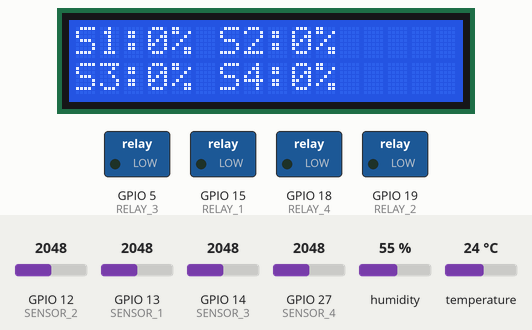
Simulated run of this sketch. Board: ESP32. Shown: 16×2 character LCD, switched loads named in the sketch (green lamp = pin HIGH). Inputs (shaded band) come from the test bench; at power-on: GPIO 12 (SENSOR_2) = 2048, GPIO 13 (SENSOR_1) = 2048, GPIO 14 (SENSOR_3) = 2048, GPIO 27 (SENSOR_4) = 2048, humidity 55 %, temperature 24 °C.

Above: at 2.2 s.
2.3 s: GPIO 12 (SENSOR_2) set to 1825
15.3 s: GPIO 12 (SENSOR_2) set to 1721
At 16.5 s:
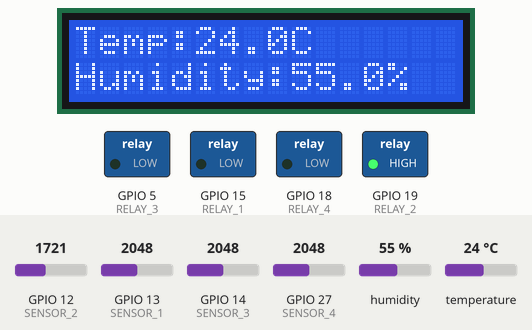
28.3 s: GPIO 13 (SENSOR_1) set to 1969
At 31.7 s:
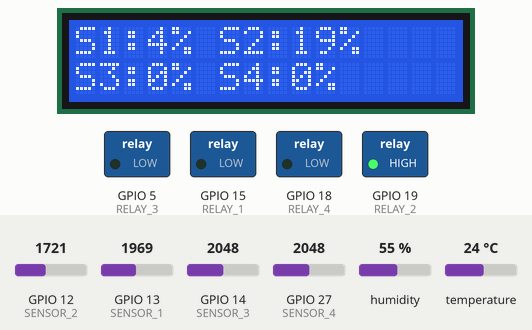
35.0 s: GPIO 13 (SENSOR_1) set to 1886
At 36.2 s:
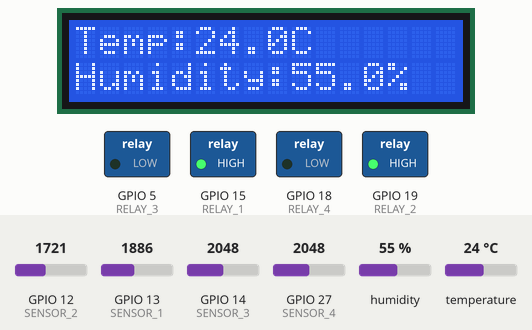
47.1 s: GPIO 14 (SENSOR_3) set to 1958
At 50.0 s:
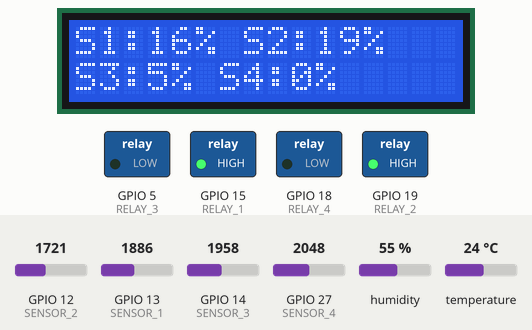
53.2 s: GPIO 14 (SENSOR_3) set to 1862
At 54.0 s:
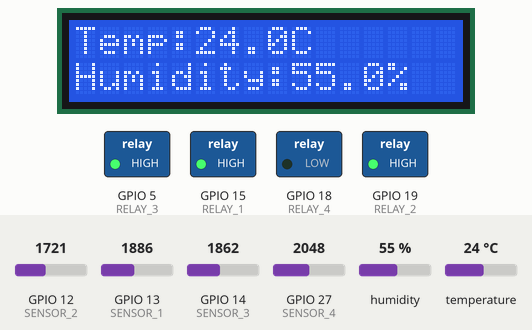
Timing chart, 0 to 56.2 s (numbered marks = the images above; inputs shaded):
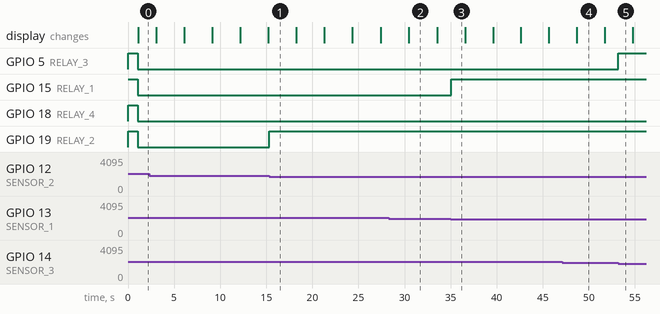

The sketch:

pump_automation_status_display.ino
```cpp
#include <Wire.h>
#include <LiquidCrystal_I2C.h>
#include <Adafruit_Sensor.h>
#include <DHT.h>
#include <DHT_U.h>

// Define the sensor pins
#define SENSOR_1 13
#define SENSOR_2 12
#define SENSOR_3 14
#define SENSOR_4 27
#define DHTPIN 4  // DHT22 sensor connected to D4
#define DHTTYPE DHT22

// Define the relay pins (active low)
#define RELAY_1 15
#define RELAY_2 19
#define RELAY_3 5
#define RELAY_4 18

// Moisture thresholds
const int dryThresholds[] = {2000, 1800, 2000, 2000};
const int wetThresholds[] = {1300, 1400, 1200, 1500};

// Moisture percentages
int moisturePercentage1 = 0;
int moisturePercentage2 = 0;
int moisturePercentage3 = 0;
int moisturePercentage4 = 0;

// DHT22 sensor
DHT dht(DHTPIN, DHTTYPE);
float temperature = 0.0;
float humidity = 0.0;

// LCD setup (I2C Address 0x27, 16 columns, 2 rows)
LiquidCrystal_I2C lcd(0x27, 16, 2);

// Timing variables
unsigned long lastUpdate = 0;
const int DISPLAY_INTERVAL = 3000; // 3 seconds for each display mode
bool showSoilData = true;

void setup() {
    Serial.begin(115200);
    dht.begin();

    // Initialize relays
    pinMode(RELAY_1, OUTPUT);
    pinMode(RELAY_2, OUTPUT);
    pinMode(RELAY_3, OUTPUT);
    pinMode(RELAY_4, OUTPUT);
    digitalWrite(RELAY_1, HIGH);
    digitalWrite(RELAY_2, HIGH);
    digitalWrite(RELAY_3, HIGH);
    digitalWrite(RELAY_4, HIGH);

    // Initialize LCD
    lcd.init();
    lcd.backlight();
    lcd.setCursor(0, 0);
    lcd.print("Initializing...");
    delay(1000);
    lcd.clear();
}

void loop() {
    unsigned long currentMillis = millis();

    // Read and process soil moisture data
    int sensorValue1 = analogRead(SENSOR_1);
    int sensorValue2 = analogRead(SENSOR_2);
    int sensorValue3 = analogRead(SENSOR_3);
    int sensorValue4 = analogRead(SENSOR_4);

    moisturePercentage1 = calculateMoisturePercentage(sensorValue1, 0);
    moisturePercentage2 = calculateMoisturePercentage(sensorValue2, 1);
    moisturePercentage3 = calculateMoisturePercentage(sensorValue3, 2);
    moisturePercentage4 = calculateMoisturePercentage(sensorValue4, 3);

    // Control the relays based on moisture levels
    controlRelay(RELAY_1, moisturePercentage1);
    controlRelay(RELAY_2, moisturePercentage2);
    controlRelay(RELAY_3, moisturePercentage3);
    controlRelay(RELAY_4, moisturePercentage4);

    // Read DHT22 sensor data
    if (currentMillis - lastUpdate >= DISPLAY_INTERVAL) {
        lastUpdate = currentMillis;
        showSoilData = !showSoilData;
        lcd.clear();

        if (!showSoilData) {
            temperature = dht.readTemperature();
            humidity = dht.readHumidity();
        }
    }

    // Update LCD display
    updateLCD();
    delay(50);
}

// Function to calculate moisture percentage
int calculateMoisturePercentage(int sensorValue, int sensorIndex) {
    int dryThreshold = dryThresholds[sensorIndex];
    int wetThreshold = wetThresholds[sensorIndex];

    sensorValue = constrain(sensorValue, wetThreshold, dryThreshold);
    int moisturePercentage = map(sensorValue, dryThreshold, wetThreshold, 0, 100);
    return moisturePercentage;
}

// Function to control the relay based on moisture percentage
void controlRelay(int relayPin, int moisturePercentage) {
    if (moisturePercentage < 10) {
        digitalWrite(relayPin, LOW);  // Turn on pump
    } else {
        digitalWrite(relayPin, HIGH); // Turn off pump
    }
}

// Function to update LCD display
void updateLCD() {
    lcd.setCursor(0, 0);
    if (showSoilData) {
        lcd.print("S1:"); lcd.print(moisturePercentage1); lcd.print("% S2:"); lcd.print(moisturePercentage2); lcd.print("%");
        lcd.setCursor(0, 1);
        lcd.print("S3:"); lcd.print(moisturePercentage3); lcd.print("% S4:"); lcd.print(moisturePercentage4); lcd.print("%");
    } else {
        lcd.print("Temp:"); lcd.print(temperature, 1); lcd.print("C");
        lcd.setCursor(0, 1);
        lcd.print("Humidity:"); lcd.print(humidity, 1); lcd.print("%");
    }
}
```

Measured:
- the behaviour switches between 1761 and 1760 on GPIO 12 (SENSOR_2) (found by bisection; images 0 and 1)
- the behaviour switches between 1931 and 1930 on GPIO 13 (SENSOR_1) (found by bisection; images 2 and 3)
- the behaviour switches between 1921 and 1920 on GPIO 14 (SENSOR_3) (found by bisection; images 4 and 5)
- after the input at 15.3 s, GPIO 19 (RELAY_2): LOW → HIGH at once
- after the input at 28.3 s, the display: changes after 2.2 s (image 2)
- after the input at 35.0 s, GPIO 15 (RELAY_1): LOW → HIGH after 0.06 s
- after the input at 47.1 s, the display: changes after 1.6 s (image 4)
- after the input at 53.2 s, GPIO 5 (RELAY_3): LOW → HIGH at once
